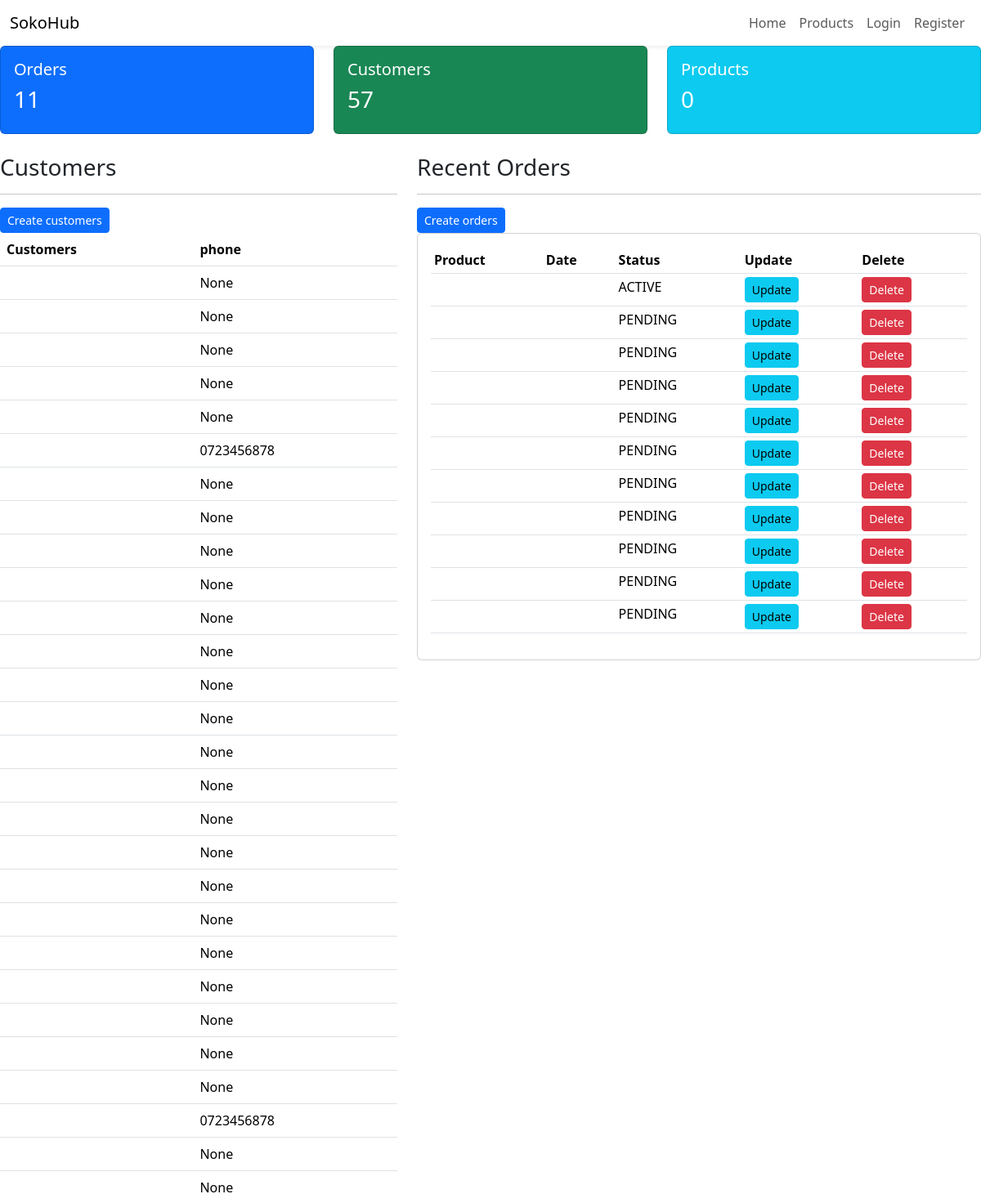
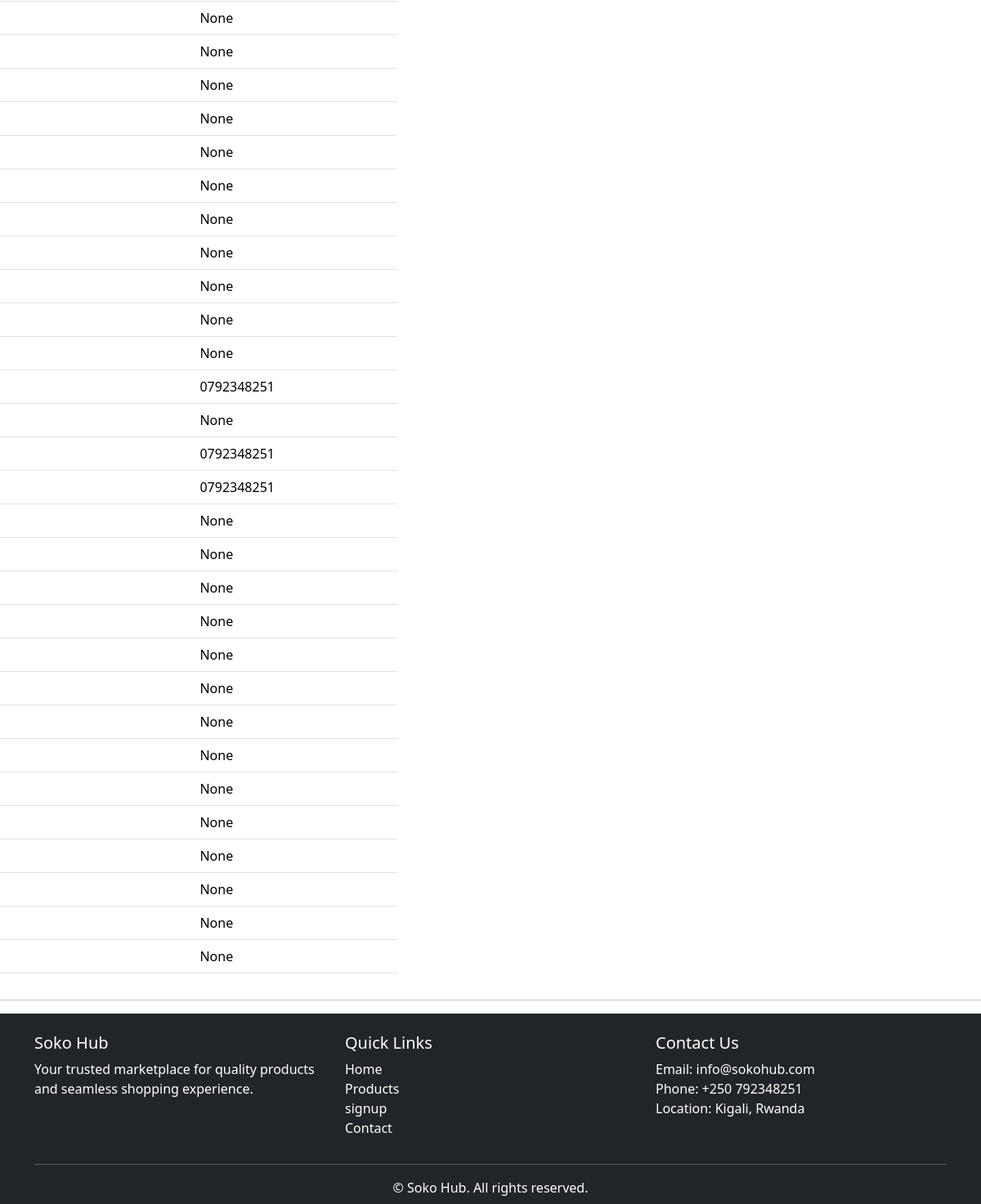
The app's page /orders/, older data (2 pictures, top to bottom).
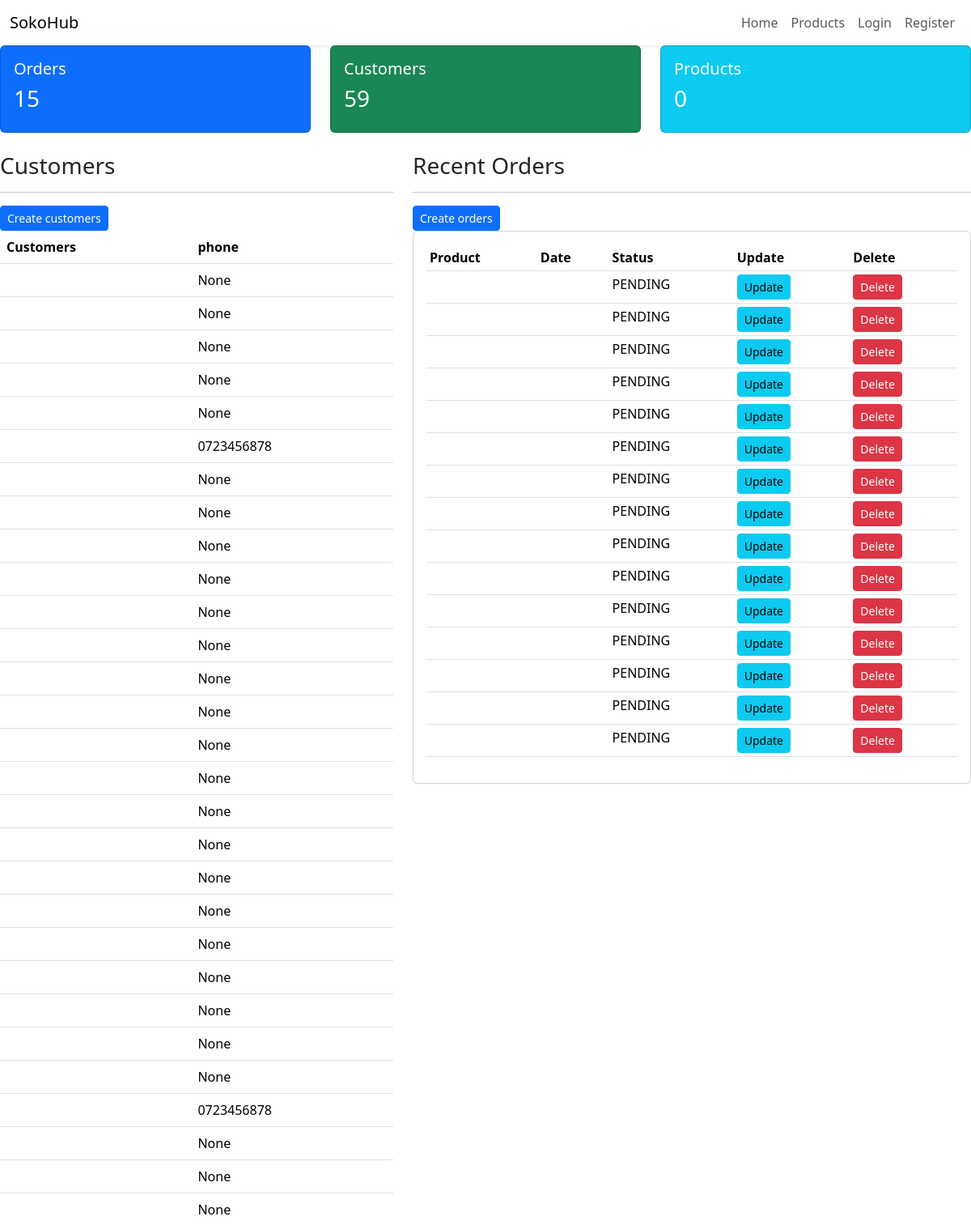
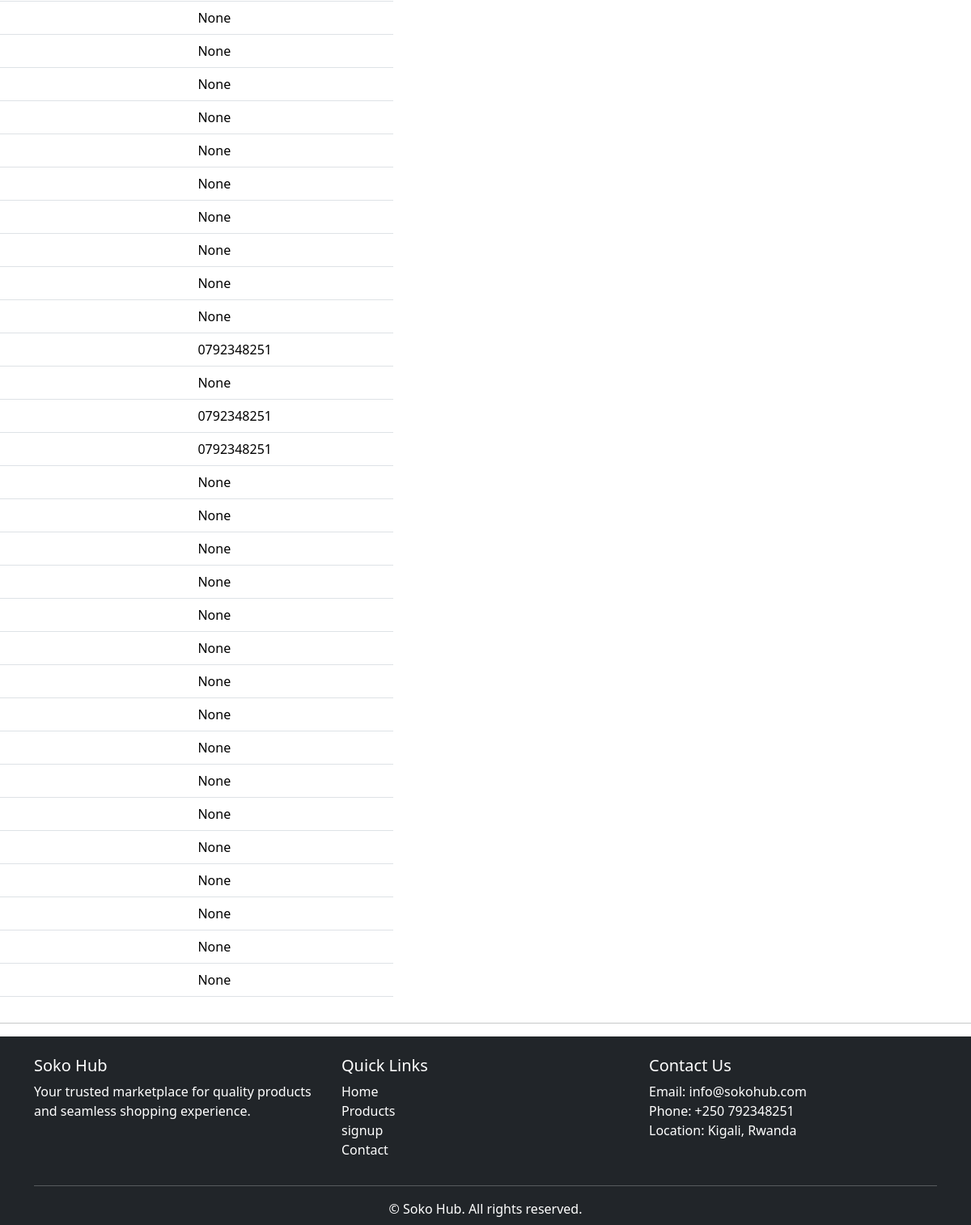
The same page, newer data (2 pictures, top to bottom).
### accounts/models.py (models this page shows)
class CustomUser(AbstractUser):
    USER_CHOICE_CUSTOMER= 'C',
    USER_CHOICE_VENDOR= 'V',
    USER_CHOICE = [
        ('V','Vendor'),
        ('C','Customer'),
    ]
    phone = models.CharField(max_length=15, blank=True, null=True)
    location = models.CharField(max_length=255)
    user_type= models.CharField(max_length = 150,choices= USER_CHOICE, default= USER_CHOICE_CUSTOMER)

### orders/models.py (models this page shows, shortened)
class Order(models.Model):
    STATUS_CHOICE = [
        ("PENDING","Pending"),
        ("PAID","Paid"),
        ("ACTIVE","Active")
    ]
    customer = models.ForeignKey('accounts.CustomUser',on_delete = models.CASCADE)
    phone = models.CharField( max_length=50)
    delivery_address = models.CharField(max_length=255)
    created_at  = models.DateTimeField(auto_now_add=True)
    status= models.CharField(max_length=255,choices = STATUS_CHOICE)
    total = models.IntegerField()

### orders/views.py (the view)
# urls.py: path('orders/', vendorOrder, name='vendor_orders'),
def vendorOrder(request):
    orders=Order.objects.all()
    customers= CustomUser.objects.all()
    total_customers = customers.count()
    total_orders = orders.count()
    paid = orders.filter(status='paid').count()
    pending = orders.filter(status='pending').count()
    active = orders.filter(status='active').count()
    context = {'orders':orders, 'customers':customers, 'total_orders': total_orders, 'paid': paid, 'pending': pending, 'active': active}
    return render(request, "vend_order.html", context)

### orders/templates/vend_order.html
{% extends "accounts/base.html" %}
{% block content %}
<div class="row mb-4">
    <div class="col-md-4">
        <div class="card card-body bg-primary text-white">
            <h5>Orders</h5>
            <h3>{{ orders|length }}</h3>
        </div>
    </div>
    <div class="col-md-4">
        <div class="card card-body bg-success text-white">
            <h5>Customers</h5>
            <h3>{{ customers|length }}</h3>
        </div>
    </div>
    <div class="col-md-4">
        <div class="card card-body bg-info text-white">
            <h5>Products</h5>
            <h3>{{ products|length }}</h3>
        </div>
    </div>
</div>
<div class="row">
    <div class="col-md-5">
        <h3>Customers</h3>
        <hr>
        <a class="btn btn-primary btn-sm btn-block" href="#">Create customers</a>
        <table class="table">
            <tr>
                <th>Customers</th>
                <th>phone</th>
            </tr>
          <tr>
            {% for customer in customers %}
            <tr>
               <td>{{ customer.name }}</td>
               <td>{{ customer.phone }} </td>
            </tr>
            {% endfor %}
          </tr>
        </table>
    </div>
    <div class="col-md-7">
        <h3>Recent Orders</h3>
        <hr>
        <a class="btn btn-primary btn-sm btn-block" href="#">Create orders</a>
        <div class="card card-body">
            <table class="table table-sm">
                <tr>
                    <th>Product</th>
                    <th>Date</th>
                    <th>Status</th>
                    <th>Update</th>
                    <th>Delete</th>
                </tr>
                {% for order in orders %}
                <tr>
                    <td>{{ order.product.name }}</td>
                    <td>{{ order.order_date }}</td>
                    <td>{{ order.status }}</td>
                    <td><a class="btn btn-info btn-sm" href="#">Update</a></td>
                    <td><a class="btn btn-danger btn-sm" href="#">Delete</a></td>
                </tr>
                {% endfor %}
            </table>
        </div>
    </div>
</div>
 {% endblock %}

Row changes from the older to the newer data that the page shows:
removed Order: status "ACTIVE"
added CustomUser: phone "None"
added CustomUser: phone "None"
added Order: status "PENDING"
added Order: status "PENDING"
added Order: status "PENDING"
added Order: status "PENDING"
added Order: status "PENDING"
Text that changed along with them:
{{ orders|length }}: "11" → "15"
{{ customers|length }}: "57" → "59"
